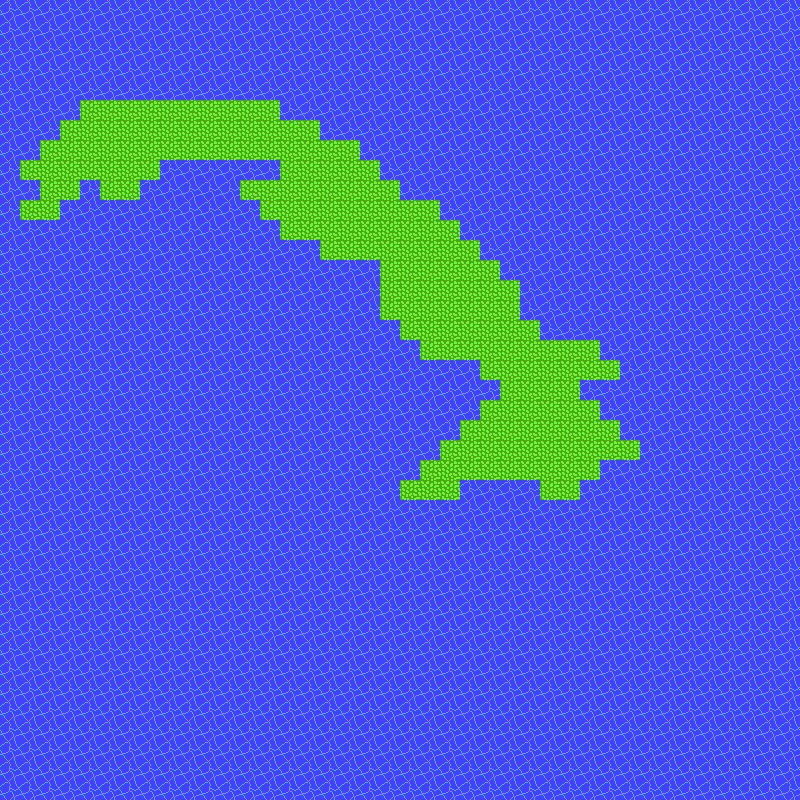

A level layout from a 2D game, rendered from its tile map. Below: a short description, then the map file with its tile-grid data intact:
An orthogonal 40x40 tile map with 20x20 px tiles, 2 tile layers (ground, water), 2 tilesets.

<map version="1.5" tiledversion="1.7.2" orientation="orthogonal" renderorder="right-down" width="40" height="40" tilewidth="20" tileheight="20" infinite="0" nextlayerid="3" nextobjectid="1">
 <tileset firstgid="1" source="grass.tsx" />
 <tileset firstgid="2" source="normal.tsx" />
 <layer id="1" name="ground" width="40" height="40">
  <data encoding="csv">
1,1,1,1,1,1,1,1,1,1,1,1,1,1,1,1,1,1,1,1,1,1,1,1,1,1,1,1,1,1,1,1,1,1,1,1,1,1,1,1,
1,1,1,1,1,1,1,1,1,1,1,1,1,1,1,1,1,1,1,1,1,1,1,1,1,1,1,1,1,1,1,1,1,1,1,1,1,1,1,1,
1,1,1,1,1,1,1,1,1,1,1,1,1,1,1,1,1,1,1,1,1,1,1,1,1,1,1,1,1,1,1,1,1,1,1,1,1,1,1,1,
1,1,1,1,1,1,1,1,1,1,1,1,1,1,1,1,1,1,1,1,1,1,1,1,1,1,1,1,1,1,1,1,1,1,1,1,1,1,1,1,
1,1,1,1,1,1,1,1,1,1,1,1,1,1,1,1,1,1,1,1,1,1,1,1,1,1,1,1,1,1,1,1,1,1,1,1,1,1,1,1,
1,1,1,1,1,1,1,1,1,1,1,1,1,1,1,1,1,1,1,1,1,1,1,1,1,1,1,1,1,1,1,1,1,1,1,1,1,1,1,1,
1,1,1,1,1,1,1,1,1,1,1,1,1,1,1,1,1,1,1,1,1,1,1,1,1,1,1,1,1,1,1,1,1,1,1,1,1,1,1,1,
1,1,1,1,1,1,1,1,1,1,1,1,1,1,1,1,1,1,1,1,1,1,1,1,1,1,1,1,1,1,1,1,1,1,1,1,1,1,1,1,
1,1,1,1,1,1,1,1,1,1,1,1,1,1,1,1,1,1,1,1,1,1,1,1,1,1,1,1,1,1,1,1,1,1,1,1,1,1,1,1,
1,1,1,1,1,1,1,1,1,1,1,1,1,1,1,1,1,1,1,1,1,1,1,1,1,1,1,1,1,1,1,1,1,1,1,1,1,1,1,1,
1,1,1,1,1,1,1,1,1,1,1,1,1,1,1,1,1,1,1,1,1,1,1,1,1,1,1,1,1,1,1,1,1,1,1,1,1,1,1,1,
1,1,1,1,1,1,1,1,1,1,1,1,1,1,1,1,1,1,1,1,1,1,1,1,1,1,1,1,1,1,1,1,1,1,1,1,1,1,1,1,
1,1,1,1,1,1,1,1,1,1,1,1,1,1,1,1,1,1,1,1,1,1,1,1,1,1,1,1,1,1,1,1,1,1,1,1,1,1,1,1,
1,1,1,1,1,1,1,1,1,1,1,1,1,1,1,1,1,1,1,1,1,1,1,1,1,1,1,1,1,1,1,1,1,1,1,1,1,1,1,1,
1,1,1,1,1,1,1,1,1,1,1,1,1,1,1,1,1,1,1,1,1,1,1,1,1,1,1,1,1,1,1,1,1,1,1,1,1,1,1,1,
1,1,1,1,1,1,1,1,1,1,1,1,1,1,1,1,1,1,1,1,1,1,1,1,1,1,1,1,1,1,1,1,1,1,1,1,1,1,1,1,
1,1,1,1,1,1,1,1,1,1,1,1,1,1,1,1,1,1,1,1,1,1,1,1,1,1,1,1,1,1,1,1,1,1,1,1,1,1,1,1,
1,1,1,1,1,1,1,1,1,1,1,1,1,1,1,1,1,1,1,1,1,1,1,1,1,1,1,1,1,1,1,1,1,1,1,1,1,1,1,1,
1,1,1,1,1,1,1,1,1,1,1,1,1,1,1,1,1,1,1,1,1,1,1,1,1,1,1,1,1,1,1,1,1,1,1,1,1,1,1,1,
1,1,1,1,1,1,1,1,1,1,1,1,1,1,1,1,1,1,1,1,1,1,1,1,1,1,1,1,1,1,1,1,1,1,1,1,1,1,1,1,
1,1,1,1,1,1,1,1,1,1,1,1,1,1,1,1,1,1,1,1,1,1,1,1,1,1,1,1,1,1,1,1,1,1,1,1,1,1,1,1,
1,1,1,1,1,1,1,1,1,1,1,1,1,1,1,1,1,1,1,1,1,1,1,1,1,1,1,1,1,1,1,1,1,1,1,1,1,1,1,1,
1,1,1,1,1,1,1,1,1,1,1,1,1,1,1,1,1,1,1,1,1,1,1,1,1,1,1,1,1,1,1,1,1,1,1,1,1,1,1,1,
1,1,1,1,1,1,1,1,1,1,1,1,1,1,1,1,1,1,1,1,1,1,1,1,1,1,1,1,1,1,1,1,1,1,1,1,1,1,1,1,
1,1,1,1,1,1,1,1,1,1,1,1,1,1,1,1,1,1,1,1,1,1,1,1,1,1,1,1,1,1,1,1,1,1,1,1,1,1,1,1,
1,1,1,1,1,1,1,1,1,1,1,1,1,1,1,1,1,1,1,1,1,1,1,1,1,1,1,1,1,1,1,1,1,1,1,1,1,1,1,1,
1,1,1,1,1,1,1,1,1,1,1,1,1,1,1,1,1,1,1,1,1,1,1,1,1,1,1,1,1,1,1,1,1,1,1,1,1,1,1,1,
1,1,1,1,1,1,1,1,1,1,1,1,1,1,1,1,1,1,1,1,1,1,1,1,1,1,1,1,1,1,1,1,1,1,1,1,1,1,1,1,
1,1,1,1,1,1,1,1,1,1,1,1,1,1,1,1,1,1,1,1,1,1,1,1,1,1,1,1,1,1,1,1,1,1,1,1,1,1,1,1,
1,1,1,1,1,1,1,1,1,1,1,1,1,1,1,1,1,1,1,1,1,1,1,1,1,1,1,1,1,1,1,1,1,1,1,1,1,1,1,1,
1,1,1,1,1,1,1,1,1,1,1,1,1,1,1,1,1,1,1,1,1,1,1,1,1,1,1,1,1,1,1,1,1,1,1,1,1,1,1,1,
1,1,1,1,1,1,1,1,1,1,1,1,1,1,1,1,1,1,1,1,1,1,1,1,1,1,1,1,1,1,1,1,1,1,1,1,1,1,1,1,
1,1,1,1,1,1,1,1,1,1,1,1,1,1,1,1,1,1,1,1,1,1,1,1,1,1,1,1,1,1,1,1,1,1,1,1,1,1,1,1,
1,1,1,1,1,1,1,1,1,1,1,1,1,1,1,1,1,1,1,1,1,1,1,1,1,1,1,1,1,1,1,1,1,1,1,1,1,1,1,1,
1,1,1,1,1,1,1,1,1,1,1,1,1,1,1,1,1,1,1,1,1,1,1,1,1,1,1,1,1,1,1,1,1,1,1,1,1,1,1,1,
1,1,1,1,1,1,1,1,1,1,1,1,1,1,1,1,1,1,1,1,1,1,1,1,1,1,1,1,1,1,1,1,1,1,1,1,1,1,1,1,
1,1,1,1,1,1,1,1,1,1,1,1,1,1,1,1,1,1,1,1,1,1,1,1,1,1,1,1,1,1,1,1,1,1,1,1,1,1,1,1,
1,1,1,1,1,1,1,1,1,1,1,1,1,1,1,1,1,1,1,1,1,1,1,1,1,1,1,1,1,1,1,1,1,1,1,1,1,1,1,1,
1,1,1,1,1,1,1,1,1,1,1,1,1,1,1,1,1,1,1,1,1,1,1,1,1,1,1,1,1,1,1,1,1,1,1,1,1,1,1,1,
1,1,1,1,1,1,1,1,1,1,1,1,1,1,1,1,1,1,1,1,1,1,1,1,1,1,1,1,1,1,1,1,1,1,1,1,1,1,1,1
</data>
 </layer>
 <layer id="2" name="water" width="40" height="40">
  <data encoding="csv">
9,9,9,9,9,9,9,9,9,9,9,9,9,9,9,9,9,9,9,9,9,9,9,9,9,9,9,9,9,9,9,9,9,9,9,9,9,9,9,9,
9,9,9,9,9,9,9,9,9,9,9,9,9,9,9,9,9,9,9,9,9,9,9,9,9,9,9,9,9,9,9,9,9,9,9,9,9,9,9,9,
9,9,9,9,9,9,9,9,9,9,9,9,9,9,9,9,9,9,9,9,9,9,9,9,9,9,9,9,9,9,9,9,9,9,9,9,9,9,9,9,
9,9,9,9,9,9,9,9,9,9,9,9,9,9,9,9,9,9,9,9,9,9,9,9,9,9,9,9,9,9,9,9,9,9,9,9,9,9,9,9,
9,9,9,9,9,9,9,9,9,9,9,9,9,9,9,9,9,9,9,9,9,9,9,9,9,9,9,9,9,9,9,9,9,9,9,9,9,9,9,9,
9,9,9,9,0,0,0,0,0,0,0,0,0,0,9,9,9,9,9,9,9,9,9,9,9,9,9,9,9,9,9,9,9,9,9,9,9,9,9,9,
9,9,9,0,0,0,0,0,0,0,0,0,0,0,0,0,9,9,9,9,9,9,9,9,9,9,9,9,9,9,9,9,9,9,9,9,9,9,9,9,
9,9,0,0,0,0,0,0,0,0,0,0,0,0,0,0,0,0,9,9,9,9,9,9,9,9,9,9,9,9,9,9,9,9,9,9,9,9,9,9,
9,0,0,0,0,0,0,0,9,9,9,9,9,9,0,0,0,0,0,9,9,9,9,9,9,9,9,9,9,9,9,9,9,9,9,9,9,9,9,9,
9,9,0,0,9,0,0,9,9,9,9,9,0,0,0,0,0,0,0,0,9,9,9,9,9,9,9,9,9,9,9,9,9,9,9,9,9,9,9,9,
9,0,0,9,9,9,9,9,9,9,9,9,9,0,0,0,0,0,0,0,0,0,9,9,9,9,9,9,9,9,9,9,9,9,9,9,9,9,9,9,
9,9,9,9,9,9,9,9,9,9,9,9,9,9,0,0,0,0,0,0,0,0,0,9,9,9,9,9,9,9,9,9,9,9,9,9,9,9,9,9,
9,9,9,9,9,9,9,9,9,9,9,9,9,9,9,9,0,0,0,0,0,0,0,0,9,9,9,9,9,9,9,9,9,9,9,9,9,9,9,9,
9,9,9,9,9,9,9,9,9,9,9,9,9,9,9,9,9,9,9,0,0,0,0,0,0,9,9,9,9,9,9,9,9,9,9,9,9,9,9,9,
9,9,9,9,9,9,9,9,9,9,9,9,9,9,9,9,9,9,9,0,0,0,0,0,0,0,9,9,9,9,9,9,9,9,9,9,9,9,9,9,
9,9,9,9,9,9,9,9,9,9,9,9,9,9,9,9,9,9,9,0,0,0,0,0,0,0,9,9,9,9,9,9,9,9,9,9,9,9,9,9,
9,9,9,9,9,9,9,9,9,9,9,9,9,9,9,9,9,9,9,9,0,0,0,0,0,0,0,9,9,9,9,9,9,9,9,9,9,9,9,9,
9,9,9,9,9,9,9,9,9,9,9,9,9,9,9,9,9,9,9,9,9,0,0,0,0,0,0,0,0,0,9,9,9,9,9,9,9,9,9,9,
9,9,9,9,9,9,9,9,9,9,9,9,9,9,9,9,9,9,9,9,9,9,9,9,0,0,0,0,0,0,0,9,9,9,9,9,9,9,9,9,
9,9,9,9,9,9,9,9,9,9,9,9,9,9,9,9,9,9,9,9,9,9,9,9,9,0,0,0,0,9,9,9,9,9,9,9,9,9,9,9,
9,9,9,9,9,9,9,9,9,9,9,9,9,9,9,9,9,9,9,9,9,9,9,9,0,0,0,0,0,0,9,9,9,9,9,9,9,9,9,9,
9,9,9,9,9,9,9,9,9,9,9,9,9,9,9,9,9,9,9,9,9,9,9,0,0,0,0,0,0,0,0,9,9,9,9,9,9,9,9,9,
9,9,9,9,9,9,9,9,9,9,9,9,9,9,9,9,9,9,9,9,9,9,0,0,0,0,0,0,0,0,0,0,9,9,9,9,9,9,9,9,
9,9,9,9,9,9,9,9,9,9,9,9,9,9,9,9,9,9,9,9,9,0,0,0,0,0,0,0,0,0,9,9,9,9,9,9,9,9,9,9,
9,9,9,9,9,9,9,9,9,9,9,9,9,9,9,9,9,9,9,9,0,0,0,9,9,9,9,0,0,9,9,9,9,9,9,9,9,9,9,9,
9,9,9,9,9,9,9,9,9,9,9,9,9,9,9,9,9,9,9,9,9,9,9,9,9,9,9,9,9,9,9,9,9,9,9,9,9,9,9,9,
9,9,9,9,9,9,9,9,9,9,9,9,9,9,9,9,9,9,9,9,9,9,9,9,9,9,9,9,9,9,9,9,9,9,9,9,9,9,9,9,
9,9,9,9,9,9,9,9,9,9,9,9,9,9,9,9,9,9,9,9,9,9,9,9,9,9,9,9,9,9,9,9,9,9,9,9,9,9,9,9,
9,9,9,9,9,9,9,9,9,9,9,9,9,9,9,9,9,9,9,9,9,9,9,9,9,9,9,9,9,9,9,9,9,9,9,9,9,9,9,9,
9,9,9,9,9,9,9,9,9,9,9,9,9,9,9,9,9,9,9,9,9,9,9,9,9,9,9,9,9,9,9,9,9,9,9,9,9,9,9,9,
9,9,9,9,9,9,9,9,9,9,9,9,9,9,9,9,9,9,9,9,9,9,9,9,9,9,9,9,9,9,9,9,9,9,9,9,9,9,9,9,
9,9,9,9,9,9,9,9,9,9,9,9,9,9,9,9,9,9,9,9,9,9,9,9,9,9,9,9,9,9,9,9,9,9,9,9,9,9,9,9,
9,9,9,9,9,9,9,9,9,9,9,9,9,9,9,9,9,9,9,9,9,9,9,9,9,9,9,9,9,9,9,9,9,9,9,9,9,9,9,9,
9,9,9,9,9,9,9,9,9,9,9,9,9,9,9,9,9,9,9,9,9,9,9,9,9,9,9,9,9,9,9,9,9,9,9,9,9,9,9,9,
9,9,9,9,9,9,9,9,9,9,9,9,9,9,9,9,9,9,9,9,9,9,9,9,9,9,9,9,9,9,9,9,9,9,9,9,9,9,9,9,
9,9,9,9,9,9,9,9,9,9,9,9,9,9,9,9,9,9,9,9,9,9,9,9,9,9,9,9,9,9,9,9,9,9,9,9,9,9,9,9,
9,9,9,9,9,9,9,9,9,9,9,9,9,9,9,9,9,9,9,9,9,9,9,9,9,9,9,9,9,9,9,9,9,9,9,9,9,9,9,9,
9,9,9,9,9,9,9,9,9,9,9,9,9,9,9,9,9,9,9,9,9,9,9,9,9,9,9,9,9,9,9,9,9,9,9,9,9,9,9,9,
9,9,9,9,9,9,9,9,9,9,9,9,9,9,9,9,9,9,9,9,9,9,9,9,9,9,9,9,9,9,9,9,9,9,9,9,9,9,9,9,
9,9,9,9,9,9,9,9,9,9,9,9,9,9,9,9,9,9,9,9,9,9,9,9,9,9,9,9,9,9,9,9,9,9,9,9,9,9,9,9
</data>
 </layer>
</map>